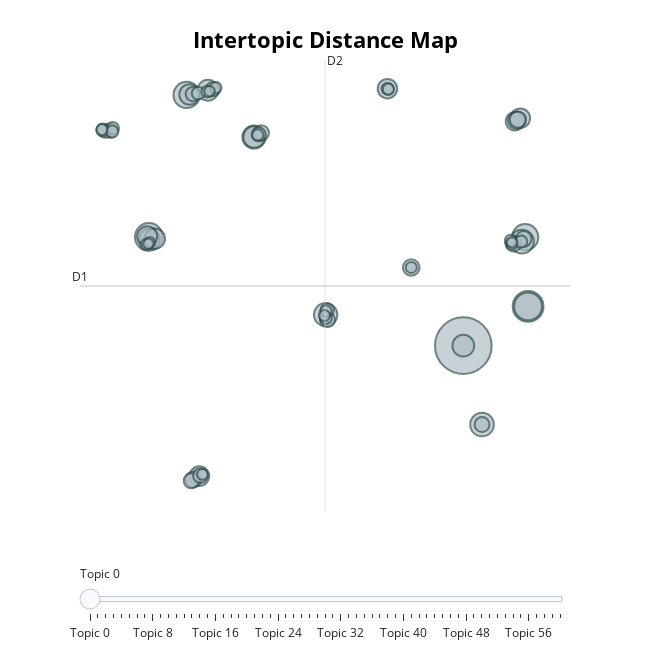

Notebook code cell kept with this figure:
### Code cell
fig = model.visualize_topics(title='<b>Intertopic Distance Map</b>')
fig.write_image("../diagramOutput/intertopicDistanceMap.png", engine="kaleido", scale=3, format='png')
fig.show()
